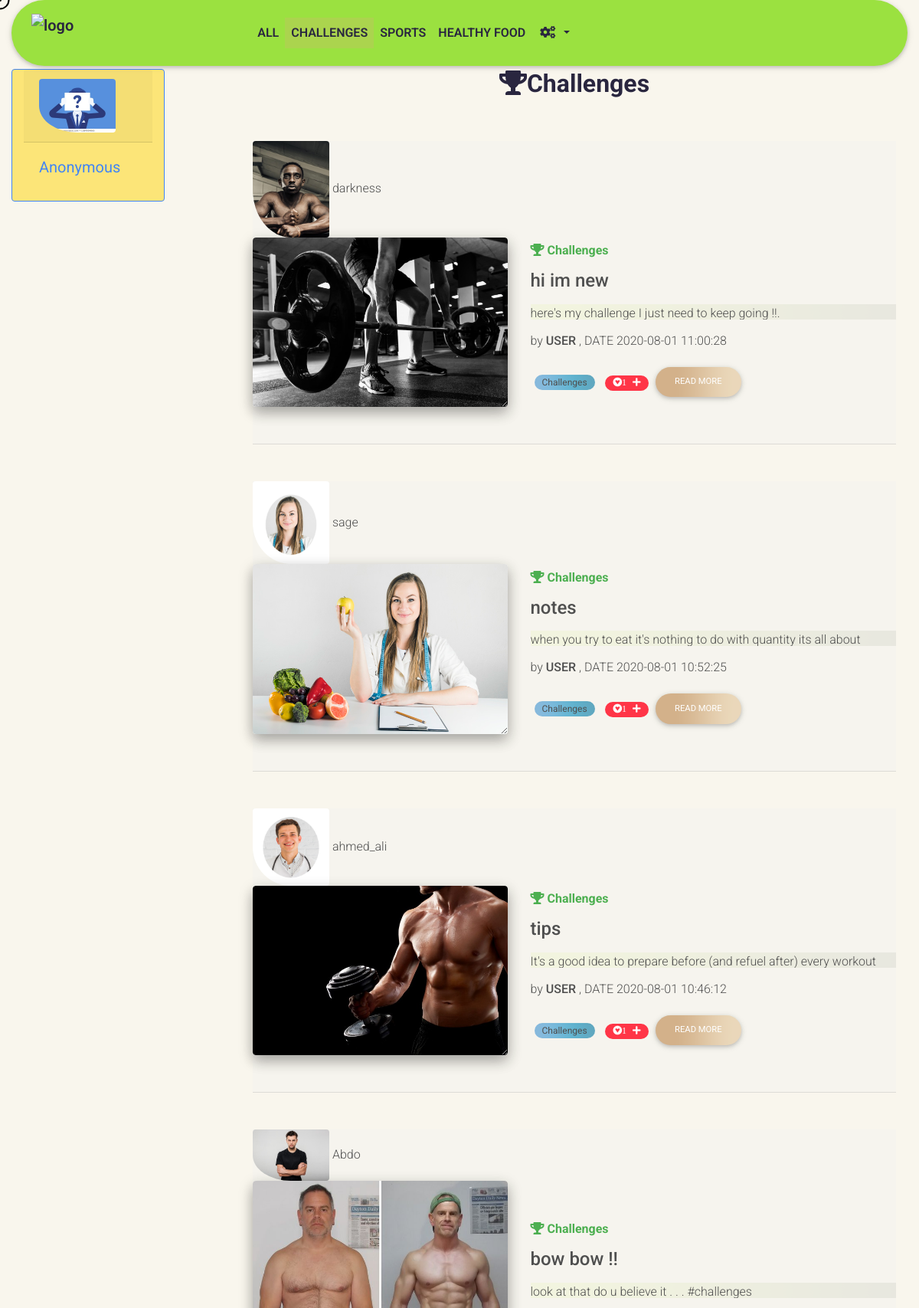
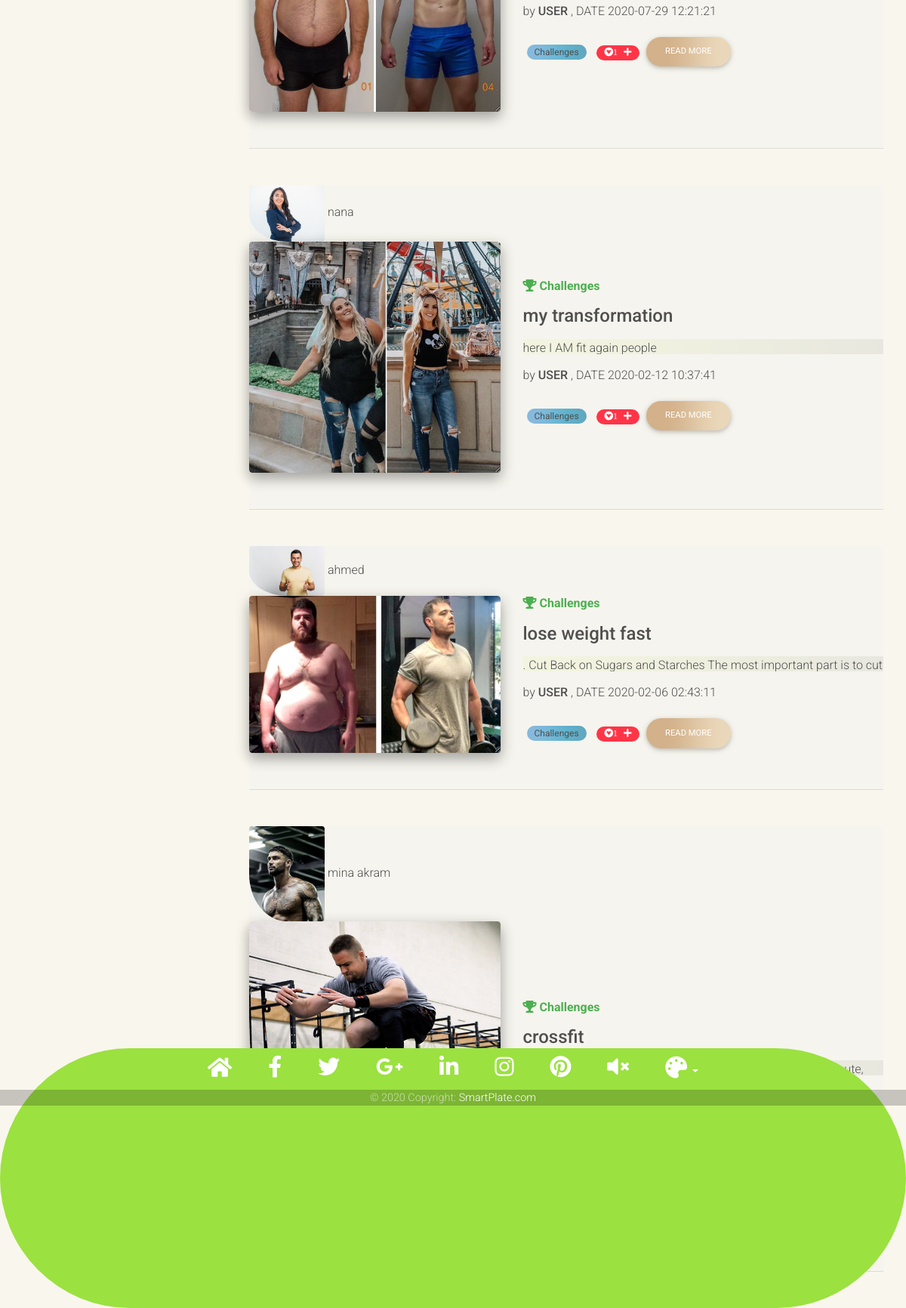
Screenshot of /pages/allPosts.php?category=Challenges with the database file from the repository (2 pictures, top to bottom).
### tables this page shows
CREATE TABLE `categories` (
  `category_id` int(11) NOT NULL,
  `category_name` text NOT NULL
);

CREATE TABLE `posts` (
  `post_id` int(10) NOT NULL,
  `post_title` varchar(100) NOT NULL,
  `post_content` text NOT NULL,
  `user_id` int(10) NOT NULL,
  `user_name` varchar(50) NOT NULL,
  `user_image` varchar(200) NOT NULL,
  `user_type` varchar(10) NOT NULL,
  `post_image` varchar(200) NOT NULL,
  `post_date` datetime NOT NULL,
  `category_name` varchar(50) NOT NULL,
  `post_privacy` varchar(20) NOT NULL DEFAULT 'public'
);

### pages/allPosts.php (the view, shortened to what this page needs)
<!doctype html>
<html>
	<head>
				<link rel="stylesheet" href="https://use.fontawesome.com/releases/v5.11.2/css/all.css">
				<link rel="stylesheet" href="../css/bootstrap.min.css">
				<link rel="stylesheet" href="../css/mdb.min.css">
				<link rel="stylesheet" href="../css/style.css">
				<link rel="stylesheet" href="../css/kursor.css">
	</head>
	<body class="bg">
			<div class="container-fluid">
					<nav class="mb-1 navbar navbar-expand-lg navbar-dark rounded-pill hf" style='font-weight: 600;  ' id="home" data-target="#home">
						<div class="view overlay zoom navbar-brand">
							<a class="navbar-brand" href="#"><img src="../img/lllloooooooooogpoooooooooooo.png" alt="logo" style="height: 50px; padding-left: 10px;"></a>
						</div>
						<div class="collapse navbar-collapse" id="navbarSupportedContent-333">
							<ul id="menu " class="navbar-nav mr-auto">
								<?php
									require("../phpIncludes/initConnection.php");
									$query = "select * from categories";
									$data = mysqli_query($conn, $query);
									if($data){
										while($row = mysqli_fetch_array($data))
										{
											$categoryName = $row["category_name"];
											if(isset($_GET["category"]))
											{
												if($row["category_name"] == $_GET["category"]){
													echo "
													<li  class='text-uppercase nav-item active txtclr'>
														<a  class='text-uppercase nav-link txtclr' href='allPosts.php?category=$categoryName'> $categoryName </a>
													</li>
													";
												}
												else{
													echo "
														<li  class='nav-item txtclr'>
															<a  class='text-uppercase nav-link txtclr' href='allPosts.php?category=$categoryName'> $categoryName </a>
														</li>
													";
												}
											}
											else{
												echo "
													<li  class='nav-item txtclr'>
														<a  class='text-uppercase nav-link txtclr' href='allPosts.php?category=$categoryName'> $categoryName </a>
													</li>
												";
											}
										}
									}
									else{
										echo "No Data Found";
									}
								?>
							<?php
								if(isset($_SESSION["mode"])){
									if($_SESSION["userType"] == "U"){
										$userName = $_SESSION['userName'];
										$image = $_SESSION['imageLink'];
										$query = "select * from posts where post_privacy='public'or post_privacy='allUsers'  ORDER BY post_id DESC";
									}
									else{
										$userName = $_SESSION['doctorName'];
										$image = $_SESSION['imageLink'];
										$query = "select * from posts where post_privacy='public' or post_privacy='doctor' or post_privacy='allUsers' ORDER BY post_id DESC";
									}
									echo "
												<li class='nav-item dropdown'>
													<a class='text-uppercase nav-link dropdown-toggle txtclr' id='navbarDropdownMenuLink-333 ' data-toggle='dropdown'aria-haspopup='true' aria-expanded='false'>
														<i class='fas fa-user'></i>
													</a>
													<div class='dropdown-menu dropdown-menu-right dropdown-default'aria-labelledby='navbarDropdownMenuLink-333'>
														<a class='dropdown-item txtclr text-uppercase' href='userPage.php '>PROFILE</a>
														<a class='dropdown-item txtclr text-uppercase' href='logout.php'>sign out</a>
														<a class='dropdown-item txtclr  text-uppercase' href='#'> <i class='fas fa-bug'></i> report bug</a>
													</div>
												</li>
											</ul>
										</div>
									";
								}
								else{
									echo "
												<li class='nav-item dropdown'>
													<a class='nav-link dropdown-toggle' id='navbarDropdownMenuLink-333' data-toggle='dropdown'aria-haspopup='true' aria-expanded='false'>
														<i class='fas fa-cogs'></i>
													</a>
													<div class='dropdown-menu dropdown-default' aria-labelledby='navbarDropdownMenuLink-333'>
														<a class=' text-uppercase dropdown-item txtclr' href='login.php'>LOGIN </a>
														<a class='text-uppercase dropdown-item txtclr' href='signUp.php'>SIGN UP</a>
														<a class='text-uppercase dropdown-item txtclr' href='#'>CONTACT US</a>
													</div>
												</li>
											</ul>
										</div>
										";
								}
							?>
						</div>
				<div class="container-fluid">
						<div class="card border-primary mb-3 sticky sticky-content fixedElement col-md-2 float-left cc"  >
							<div class="card-header view overlay ">
								<?php
									if(isset($_SESSION["mode"])){
										if($_SESSION["userType"] == "U"){
											$userName = $_SESSION['userName'];
											$image = $_SESSION['imageLink'];
											$notes = $_SESSION['notes'];
											echo "
													<img src='../$image' class='ziad rounded-right rounded-top sizze-90 img-fluid'   alt='userphoto'/>
													<div class='mask rgba-stylish-light rounded-right rounded-top' style='border-radius: 30%;'>
													</div>
												</div>
													<div class='card-body text-primary'>
														<h5 class='card-title txtclr'><a class='txtclr' href='userPage.php'>$userName</a></h5>
														<p class='card-text txtclr'>Doctor Notes : $notes</p>
													</div>
												</div>
											";
										}
										else{
											$userName = $_SESSION['doctorName'];
											$image = $_SESSION['imageLink'];
											echo "
													<img src='../$image' class='rounded-right rounded-top sizze-90 img-fluid'   alt='userphoto'/>
													<div class='mask rgba-stylish-light rounded-right rounded-top' style='border-radius: 30%;'>
													</div>
												</div>
													<div class='card-body text-primary'>
														<h5 class='card-title txtclr'><a class='txtclr' href='doctorPage.php'>DR: $userName</a></h5>
													</div>
												</div>
											";
										}
									}
									else{
										echo "
												<img src='../projectImages/anonymous.jpg' class='rounded-right rounded-top sizze-90 img-fluid'   alt='userphoto'/>
												<div class='mask rgba-stylish-light rounded-right rounded-top' style='border-radius: 30%;'>
												</div>
											</div>
												<div class='card-body text-primary'>
													<h5 class='card-title txtclr'>Anonymous</h5>
												</div>
											</div>
										";
									}
								?>
						</div>
						<div class="col-md-9 float-right">
							<?php
									require("../phpIncludes/initConnection.php");
									$icon = "";
									$cat = "";
									if(isset($_GET["category"]) and $_GET["category"] != "All"){
										$category = $_GET["category"];
										if($_SESSION["userType"] == "U"){
											$query = "select * from posts where `category_name`='$category' and (post_privacy='public' or post_privacy='allUsers') ORDER BY post_id DESC";
										}
										else{
											$query = "select * from posts where `category_name`='$category' and (post_privacy='public' or post_privacy='doctor' or post_privacy='allUsers') ORDER BY post_id DESC";
										}
										$cat = $_GET['category'];
										if($cat == "Challenges"){
											$icon = 'fas fa-trophy';
										}
									}
									else{
										$icon = 'fas fa-globe-africa';
										$cat = "All";
									}
									$data = mysqli_query($conn, $query);
									if(mysqli_num_rows($data) != 0){
										echo "
											<h2 class='text-center font-weight-bold mb-4 pb-2 txtclr'><i class='$icon'></i>$cat</h2>
										";
										while($row = mysqli_fetch_array($data))
										{
											$postTitle = $row["post_title"];
											$postContent = $row["post_content"];
											$userName = $row["user_name"];
											$userImage = $row["user_image"];
											$postImage = $row["post_image"];
											$postDate = $row["post_date"];
											$categoryName = $row["category_name"];
											if($categoryName == "Challenges"){
												$icon = 'fas '.'fa-trophy';
											}
											echo"
												<div class='mt-5 '>
													<div class='container mt-5 '>
															<section class='dark-grey-text'>
																<img src='../$userImage' name'username' class='rounded-right rounded-top sizze-90'   alt='userphoto'>
																<label for='username ' class='txtclr' >$userName</label>
																<div class='row align-items-center'>
																	<div class='col-lg-5'>
																		<div class='view overlay rounded z-depth-2 mb-lg-0 mb-4 zoom bgsize'>
																			<img class='img-fluid rounded'  src='../$postImage' alt='Sample image'>
																		</div>
																	</div>
																	<div class='col-lg-7 ' >
																			<a href='#' class='green-text'>
																				<h6 class='font-weight-bold mb-3'><i class='$icon'></i> $categoryName</h6>
																			</a>
																			<h4 class='font-weight-bold mb-3 txtclr'><strong>$postTitle</strong></h4>
																			<p   class='reveal-closed roadmap'style='background-image: url(../img/postbg.png);' > $postContent </p>
																			<p>by <a><strong class='txtclr'>USER </strong></a>, DATE $postDate</p>
																			<a class='trigger teal lighten-4 deep-blue-gradient' style='background-image: url(../img/bggg1.png);'>$categoryName</a>
																			<a class='trigger lighten-4 badge-danger danger text-monospace likke font-weight-bolder '><i class='fab fa-gratipay'><span class=' likee '>1</span></i><i class='fas fa-plus ml-2'></i></a>
																			<a class='btn btn-success btn-md btn-rounded mx-0 rounded-pill RM' style='background-image: url(../img/bggg22.png);'>Read more</a>
																	</div>
																</div>
																<hr class='my-5'>
															</section>
													</div>
												</div>
											";
										}
									}
									else{
										echo "No Data Found";
									}
								?>
						</div>
			<footer class="page-footer footer font-small rounded-pill hf " style="height: 10% !important;">
					<div class="container">
						<div class="row">
						<div class="col-md-12  ">
							<div class="mb-4 flex-center">
							<a href="#home">
								<i class="fas fa-home white-text mr-md-5 mr-3 fa-2x"></i>
								</a>
							<a class="fb-ic">
								<i class="fab fa-facebook-f fa-lg white-text mr-md-5 mr-3 fa-2x"> </i>
							</a>
							<a class="tw-ic">
								<i class="fab fa-twitter fa-lg white-text mr-md-5 mr-3 fa-2x"> </i>
							</a>
							<a class="gplus-ic">
								<i class="fab fa-google-plus-g fa-lg white-text mr-md-5 mr-3 fa-2x"> </i>
							</a>
							<a class="li-ic">
								<i class="fab fa-linkedin-in fa-lg white-text mr-md-5 mr-3 fa-2x"> </i>
							</a>
							<a class="ins-ic">
								<i class="fab fa-instagram fa-lg white-text mr-md-5 mr-3 fa-2x"> </i>
							</a>
							<a class="pin-ic">
								<i class="fab fa-pinterest fa-lg white-text fa-2x mr-md-5 mr-3"> </i>
							</a>
							<a class="ins-ic mute" id="mute">
								<i class="fab fas fa-volume-mute fa-lg  fa-2x mr-md-5 mr-3" > </i>
							</a>
							<a class=' dropdown-toggle txtclr ' id='navbarDropdownMenuLink-333' data-toggle='dropdown' aria-haspopup='true' aria-expanded='false'>
													<i class="fas fa-palette white-text fa-2x"></i>
												</a>
							</div>
						</div>
						</div>
					</div>
					<div class="footer-copyright text-center py-3" style="padding: 0 !important;">
						© 2020 Copyright:
						<a href="#!"> SmartPlate.com</a>
					</div>
			</footer>
	</body>
</html>

### pages/allPosts.php (style rules this page uses)
html { cursor: none !important; }
a { cursor: none !important; }
.sizze-90 { width: 100px; border-radius: 50%; }
.trigger { padding: 1px 10px; font-size: 12px; font-weight: 400; border-radius: 10px; background-color: #eee; color: #212121; display: inline-block; margin: 2px 5px; }
.hoverable, .trigger { transition: box-shadow 0.55s; box-shadow: 0; }
.hf { background-color: #9be140; color: #29263F; }
body { background-color: #f8f5ead0; color: #29263F; background-image: url(../img/bg2.png); background-attachment: fixed; }
.navbar-dark .navbar-brand { color: #29263F; }
.navbar.navbar-dark .breadcrumb .nav-item .nav-link, .navbar.navbar-dark .navbar-nav .nav-item .nav-link { color: #29263F; transition: .40s; }
.btn-success { background-color: #D3B18B !important; }
.card { position: relative; display: -ms-flexbox; display: flex; -ms-flex-direction: column; flex-direction: column; min-width: 0; word-wrap: break-word; background-color: rgba(255, 213, 0, 0.493); background-clip: border-box; border: 1px solid rgba(0,0,0,.125); border-radius: .25rem; }
.dark-grey-text { color: #4f4f4f !important; background-color: #f2f1f063; }
.fixedElement { position:fixed; z-index:100; }
.active { background-color: rgba(218, 55, 2, 0.1); }
.reveal-closed { overflow: hidden; height: 20px; }
.navbar-nav { padding-left: 200px; }
.footer { position: fixed; left: 0; bottom: 0; width: 100%; height: 100px !important; background-color: #9be140 !important; }
.bgsize { background-size: contain; max-width:400px; height:auto; object-fit: contain; resize: both; }

### rows the page displays
categories: category_name "ALL"
categories: category_name "CHALLENGES"
categories: category_name "SPORTS"
categories: category_name "HEALTHY FOOD"
posts: user_image (picture), user_name "darkness", post_image (picture), category_name "Challenges", post_title "hi im new", post_content "here's my challenge I just need to keep going !!.", post_date "2020-08-01 11:00:28"
posts: user_image (picture), user_name "sage", post_image (picture), category_name "Challenges", post_title "notes", post_content "when you try to eat it's nothing to do with quantity its all about…", post_date "2020-08-01 10:52:25"
posts: user_image (picture), user_name "ahmed_ali", post_image (picture), category_name "Challenges", post_title "tips", post_content "It's a good idea to prepare before (and refuel after) every workout…", post_date "2020-08-01 10:46:12"
posts: user_image (picture), user_name "Abdo", post_image (picture), category_name "Challenges", post_title "bow bow !!", post_content "look at that do u believe it . . . #challenges", post_date "2020-07-29 12:21:21"
posts: user_image (picture), user_name "nana", post_image (picture), category_name "Challenges", post_title "my transformation", post_content "here I AM fit again people", post_date "2020-02-12 10:37:41"
posts: user_image (picture), user_name "ahmed", post_image (picture), category_name "Challenges", post_title "lose weight fast", post_content ". Cut Back on Sugars and Starches The most important part is to cut…", post_date "2020-02-06 02:43:11"
posts: user_image (picture), user_name "mina akram", category_name "Challenges", post_title "crossfit"

### other values shown
$cat "Challenges"
